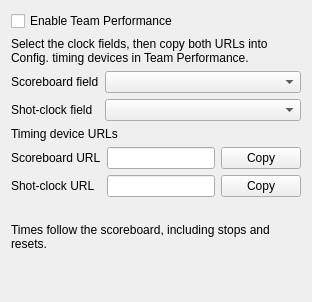
<?xml version="1.0" encoding="UTF-8"?>
<ui version="4.0">
 <class>TeamPerformancePage</class>
 <widget class="QWidget" name="TeamPerformancePage">
  <layout class="QVBoxLayout" name="verticalLayout">
   <item><widget class="QCheckBox" name="checkBox_enabled"><property name="text"><string>Enable Team Performance</string></property></widget></item>
   <item><widget class="QLabel" name="label_intro">
    <property name="text"><string>Select the clock fields, then copy both URLs into Config. timing devices in Team Performance.</string></property>
    <property name="wordWrap"><bool>true</bool></property>
   </widget></item>
   <item><layout class="QFormLayout" name="formLayout">
    <item row="0" column="0"><widget class="QLabel" name="label_scoreboardField"><property name="text"><string>Scoreboard field</string></property><property name="buddy"><cstring>comboBox_scoreboardField</cstring></property></widget></item>
    <item row="0" column="1"><widget class="QComboBox" name="comboBox_scoreboardField"/></item>
    <item row="1" column="0"><widget class="QLabel" name="label_shotClockField"><property name="text"><string>Shot-clock field</string></property><property name="buddy"><cstring>comboBox_shotClockField</cstring></property></widget></item>
    <item row="1" column="1"><widget class="QComboBox" name="comboBox_shotClockField"/></item>
   </layout></item>
   <item><widget class="QLabel" name="label_urls"><property name="text"><string>Timing device URLs</string></property><property name="toolTip"><string>Use this computer's network address when Team Performance runs on another computer.</string></property><property name="wordWrap"><bool>true</bool></property></widget></item>
   <item><layout class="QFormLayout" name="urlLayout">
    <item row="0" column="0"><widget class="QLabel" name="label_scoreboardUrl"><property name="text"><string>Scoreboard URL</string></property></widget></item>
    <item row="0" column="1"><layout class="QHBoxLayout" name="scoreboardUrlLayout">
     <item><widget class="QLineEdit" name="lineEdit_scoreboardUrl"><property name="readOnly"><bool>true</bool></property></widget></item>
     <item><widget class="QPushButton" name="pushButton_copyScoreboard"><property name="text"><string>Copy</string></property></widget></item>
    </layout></item>
    <item row="1" column="0"><widget class="QLabel" name="label_shotClockUrl"><property name="text"><string>Shot-clock URL</string></property></widget></item>
    <item row="1" column="1"><layout class="QHBoxLayout" name="shotClockUrlLayout">
     <item><widget class="QLineEdit" name="lineEdit_shotClockUrl"><property name="readOnly"><bool>true</bool></property></widget></item>
     <item><widget class="QPushButton" name="pushButton_copyShotClock"><property name="text"><string>Copy</string></property></widget></item>
    </layout></item>
   </layout></item>
   <item><widget class="QLabel" name="label_preview"><property name="text"><string/></property><property name="wordWrap"><bool>true</bool></property><property name="textFormat"><enum>Qt::PlainText</enum></property></widget></item>
   <item><widget class="QLabel" name="label_note"><property name="text"><string>Times follow the scoreboard, including stops and resets.</string></property><property name="toolTip"><string>Uses the built-in HTTP server (default port 18099). Times follow the scoreboard, including stops and resets; no countdown is calculated. Match-time tenths are discarded. A missing or invalid clock returns HTTP 503. Temporary failed readings keep the last good value, as with the bridge.</string></property><property name="wordWrap"><bool>true</bool></property></widget></item>
   <item><spacer name="verticalSpacer"><property name="orientation"><enum>Qt::Vertical</enum></property><property name="sizeHint" stdset="0"><size><width>20</width><height>40</height></size></property></spacer></item>
  </layout>
 </widget>
 <resources/>
 <connections/>
</ui>
